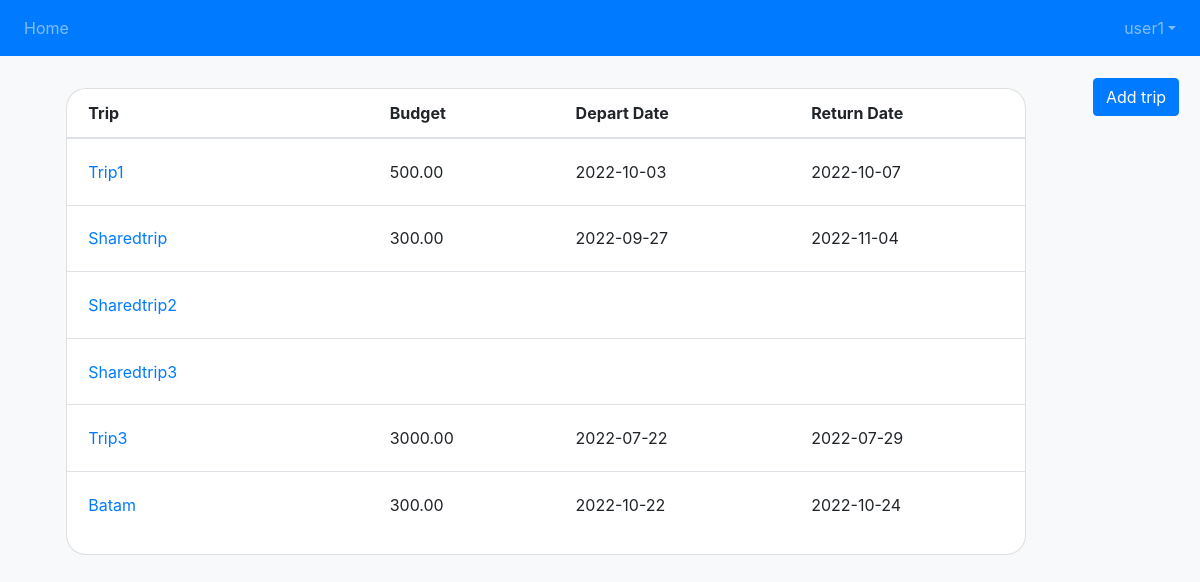
The page /trip (signed in) on the database its author committed.
### tracker/models.py (models this page shows, shortened)
class Trip(models.Model):
    title = models.CharField(
            max_length=200,
            validators=[MinLengthValidator(2, "Title must be greater than 2 characters")]
    )
    budget = models.DecimalField(max_digits=100, decimal_places=2, null=True, blank=True)
    depart_date = models.DateField(null=True, blank=True)
    return_date = models.DateField(null=True, blank=True)
    groups = models.ManyToManyField(settings.AUTH_USER_MODEL, through='Group', related_name='trip_group')

### tracker/views.py (the view, shortened to what this page needs)
# urls.py: path('trip', views.TripListView.as_view(), name='trip_list'),
class TripListView(LoginRequiredMixin, ListView):
    template_name = 'tracker/trip_list.html'
    def get(self, request):
        trip_list = list()
        form = CreateTripForm()
        if request.user.is_authenticated:
            try:
                trip_list = Trip.objects.filter(groups__in=[request.user.id]) #Get all the trips thtat user has access to
            except:
                pass #If user has no trip, then pass in an empty list
        ctx = {'trip_list' : trip_list, 'form' : form}
        return render(request, self.template_name, ctx)

### tracker/templates/tracker/trip_list.html (shortened to what this page needs)
{% extends "base.html" %}
{% load static %}
{% block main_content %}
<div class="col py-3">
{% include "modal.html" %}
{% if trip_list %}
<div class="main-body card">
  <table class="table">
    <thead>
      <tr>
        <th scope="col">Trip</th>
        <th scope="col">Budget</th>
        <th scope="col">Depart Date</th>
        <th scope="col">Return Date</th>
      </tr>
    </thead>
    <tbody>
        {% for trip in trip_list %}
        <tr class="record">
            <td><a href="{% url 'tracker:trip_detail' trip.id %}"> {{trip.title}} </td>
            <td>{{trip.budget | default_if_none:""}}</td>
            <td>{{trip.depart_date | default_if_none:"" | date:"Y-m-d"}}</td>
            <td>{{trip.return_date | default_if_none:"" | date:"Y-m-d"}}</td>
        </tr>
      {% endfor %}
    </tbody>
  </table>
</div>
{% endif %}
{% endblock %}

### tracker/templates/base.html (shortened to what this page needs)
<!DOCTYPE html>
<html>
<head>
{% load static %}
<link rel="stylesheet" href="https://cdn.jsdelivr.net/npm/bootstrap@4.6.2/dist/css/bootstrap.min.css">
<link rel="stylesheet" href="https://cdnjs.cloudflare.com/ajax/libs/font-awesome/5.13.1/css/all.min.css" />
<link rel="stylesheet" href="{% static 'styles.css' %}">
</head>
<body>
<nav class="navbar navbar-expand-md navbar-dark bg-primary fixed-top">
    <div class="collapse navbar-collapse" id="navbarNavDropdown">
        <ul class="navbar-nav">
            <li class="nav-item">
                <a class="nav-link" href="{% url 'tracker:trip_list' %}">Home</a>
            </li>
        </ul>
    </div>
    <div class="navbar-collapse collapse w-100 order-3 dual-collapse2">
        <ul class="navbar-nav ml-auto">
            <li class="nav-item dropdown">
                <a class="nav-link dropdown-toggle" href="#" role="button" data-toggle="dropdown" aria-expanded="false">{{user.username}}</a>
            </li>
        </ul>
    </div>
</nav>
{% block main_content %}{% endblock %}
</body>
</html>

### tracker/static/styles.css (style rules this page uses)
body { padding-top: 56px; background-color: #f8f9fa!important }
@media (min-width: 576px) { .main-body { width: 80%; margin: auto; } }
th { border-top: none !important; padding-left:20.8px !important; }
.card { border-radius: 20px; }
.table td { padding: 1.3rem; }

### rows shown on the page
Trip: title "Trip1", budget "500.00", depart_date "2022-10-03", return_date "2022-10-07"
Trip: title "Sharedtrip", budget "300.00", depart_date "2022-09-27", return_date "2022-11-04"
Trip: title "Sharedtrip2"
Trip: title "Sharedtrip3"
Trip: title "Trip3", budget "3000.00", depart_date "2022-07-22", return_date "2022-07-29"
Trip: title "Batam", budget "300.00", depart_date "2022-10-22", return_date "2022-10-24"

### other values the page prints
{{ user.username }} "user1"
